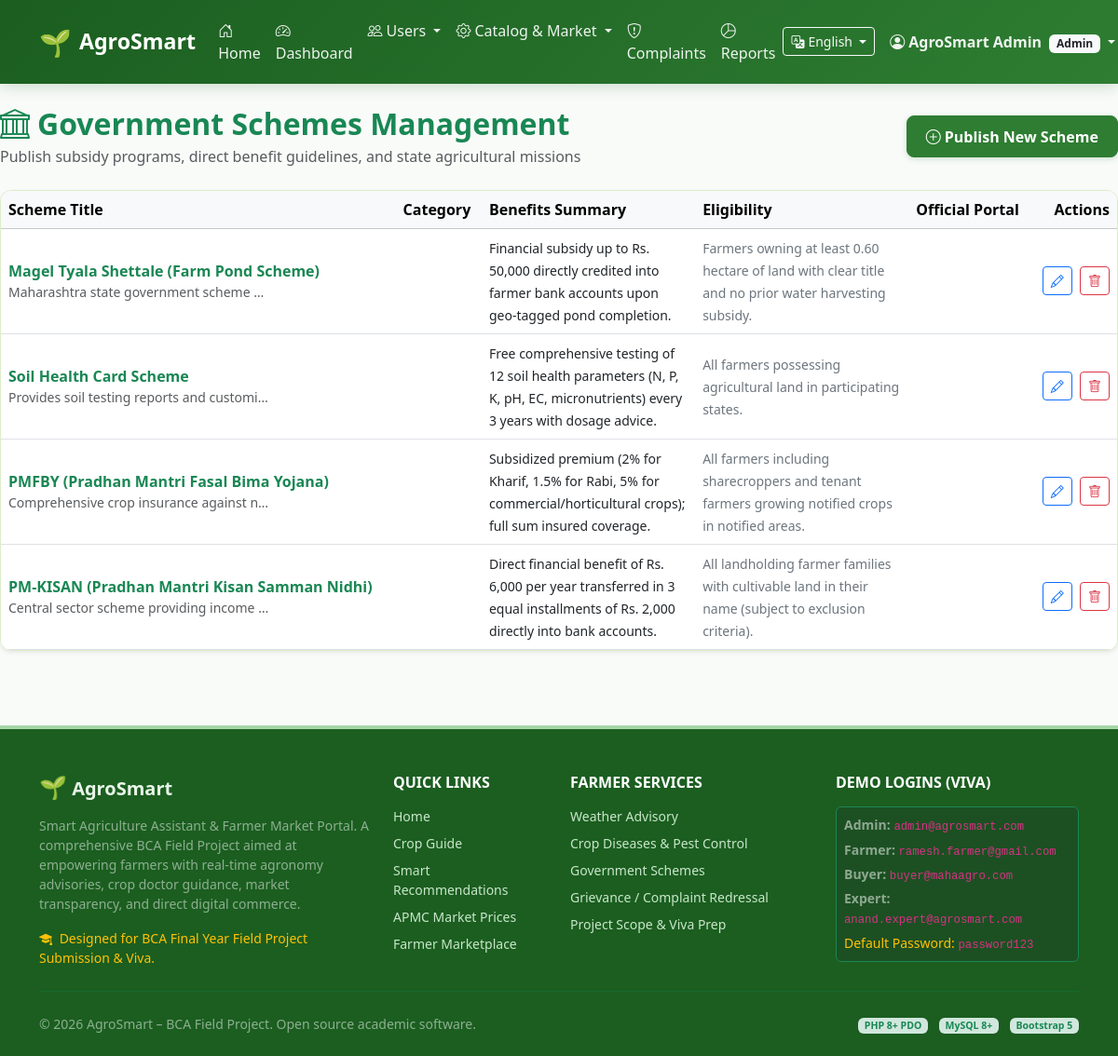
/admin/schemes.php (signed in), run on the app's committed database.
### tables this page shows
CREATE TABLE `schemes` (
  `scheme_id` INT AUTO_INCREMENT PRIMARY KEY,
  `scheme_name` VARCHAR(200) NOT NULL,
  `description` TEXT NOT NULL,
  `eligibility` TEXT NOT NULL,
  `benefits` TEXT NOT NULL,
  `required_documents` TEXT NOT NULL,
  `application_process` TEXT NOT NULL,
  `official_source` VARCHAR(255) NOT NULL,
  `updated_date` DATE NOT NULL
);

### includes/functions.php (called while the page is built, shortened)
<?php
function e($string) {
    return htmlspecialchars((string)$string, ENT_QUOTES, 'UTF-8');
}

### admin/schemes.php (the view, shortened to what this page needs)
<?php
$pdo = getDBConnection();
$schemes = $pdo->query("SELECT * FROM schemes ORDER BY scheme_id DESC")->fetchAll();
require_once __DIR__ . '/../includes/header.php';
?>
<div class="d-flex flex-column flex-md-row justify-content-between align-items-md-center mb-4">
  <div>
    <h2 class="fw-bold text-success mb-1"><i class="bi bi-bank me-2"></i>Government Schemes Management</h2>
    <p class="text-muted mb-0">Publish subsidy programs, direct benefit guidelines, and state agricultural missions</p>
  </div>
  <div class="mt-3 mt-md-0">
    <button type="button" class="btn btn-agro-primary" data-bs-toggle="modal" data-bs-target="#schemeModal">
      <i class="bi bi-plus-circle me-1"></i>Publish New Scheme
    </button>
  </div>
</div>
<div class="card card-agro shadow-sm">
  <div class="card-body p-0">
    <div class="table-responsive">
      <table class="table table-hover align-middle mb-0">
        <thead class="table-light">
          <tr>
            <th>Scheme Title</th>
            <th>Category</th>
            <th>Benefits Summary</th>
            <th>Eligibility</th>
            <th>Official Portal</th>
            <th class="text-end">Actions</th>
          </tr>
        </thead>
        <tbody>
          <?php foreach ($schemes as $s): ?>
            <tr>
              <td>
                <strong class="text-success fs-6"><?= e($s['scheme_name']) ?></strong>
                <div class="small text-muted text-truncate" style="max-width: 280px;"><?= e($s['description']) ?></div>
              </td>
              <td><span class="badge bg-light text-dark border"><?= e($s['category']) ?></span></td>
              <td style="max-width: 220px;"><small class="text-dark"><?= e($s['benefits']) ?></small></td>
              <td style="max-width: 220px;"><small class="text-secondary"><?= e($s['eligibility']) ?></small></td>
              <td>
              </td>
              <td class="text-end">
                <a href="<?= BASE_URL ?>/admin/schemes.php?action=edit&id=<?= $s['scheme_id'] ?>" class="btn btn-sm btn-outline-primary me-1">
                  <i class="bi bi-pencil"></i>
                </a>
                <a href="<?= BASE_URL ?>/admin/schemes.php?action=delete&id=<?= $s['scheme_id'] ?>" class="btn btn-sm btn-outline-danger btn-confirm-delete" data-entity="scheme">
                  <i class="bi bi-trash"></i>
                </a>
              </td>
            </tr>
          <?php endforeach; ?>
        </tbody>
      </table>
    </div>
  </div>
</div>
<?php require_once __DIR__ . '/../includes/footer.php'; ?>

### assets/css/style.css (style rules this page uses)
:root { --agro-primary: #2e7d32; --agro-primary-dark: #1b5e20; --agro-primary-light: #4caf50; --agro-bg-soft: #f1f8e9; --agro-accent-earth: #795548; --agro-accent-gold: #fbc02d; --agro-text-dark: #1f2937; --agro-border-subtle: #dcedc8; }
body { font-family: 'Segoe UI', system-ui, -apple-system, sans-serif; color: var(--agro-text-dark); background-color: #f9fbf9; min-height: 100vh; display: flex; flex-direction: column; }
.btn-agro-primary { background-color: var(--agro-primary); border-color: var(--agro-primary); color: #ffffff; font-weight: 600; padding: 0.6rem 1.25rem; border-radius: 8px; box-shadow: 0 2px 6px rgba(46, 125, 50, 0.2); transition: all 0.2s ease-in-out; }
.card-agro { border: 1px solid var(--agro-border-subtle); border-radius: 12px; background-color: #ffffff; box-shadow: 0 4px 12px rgba(0, 0, 0, 0.04); transition: all 0.25s ease; overflow: hidden; }

### data on the page
schemes: scheme_name "Magel Tyala Shettale (Farm Pond Scheme)", description "Maharashtra state government scheme…", benefits "Financial subsidy up to Rs. 50,000 directly credited into farmer bank accounts upon geo-tagged pond completion.", eligibility "Farmers owning at least 0.60 hectare of land with clear title and no prior water harvesting subsidy."
schemes: scheme_name "Soil Health Card Scheme", description "Provides soil testing reports and customi…", benefits "Free comprehensive testing of 12 soil health parameters (N, P, K, pH, EC, micronutrients) every 3 years with dosage advice.", eligibility "All farmers possessing agricultural land in participating states."
schemes: scheme_name "PMFBY (Pradhan Mantri Fasal Bima Yojana)", description "Comprehensive crop insurance against n…", benefits "Subsidized premium (2% for Kharif, 1.5% for Rabi, 5% for commercial/horticultural crops); full sum insured coverage.", eligibility "All farmers including sharecroppers and tenant farmers growing notified crops in notified areas."
schemes: scheme_name "PM-KISAN (Pradhan Mantri Kisan Samman Nidhi)", description "Central sector scheme providing income…", benefits "Direct financial benefit of Rs. 6,000 per year transferred in 3 equal installments of Rs. 2,000 directly into bank accounts.", eligibility "All landholding farmer families with cultivable land in their name (subject to exclusion criteria)."

### other printed values
__('nav_home') "Home"
__('nav_dashboard') "Dashboard"
$userName "AgroSmart Admin"
$userRole "Admin"
